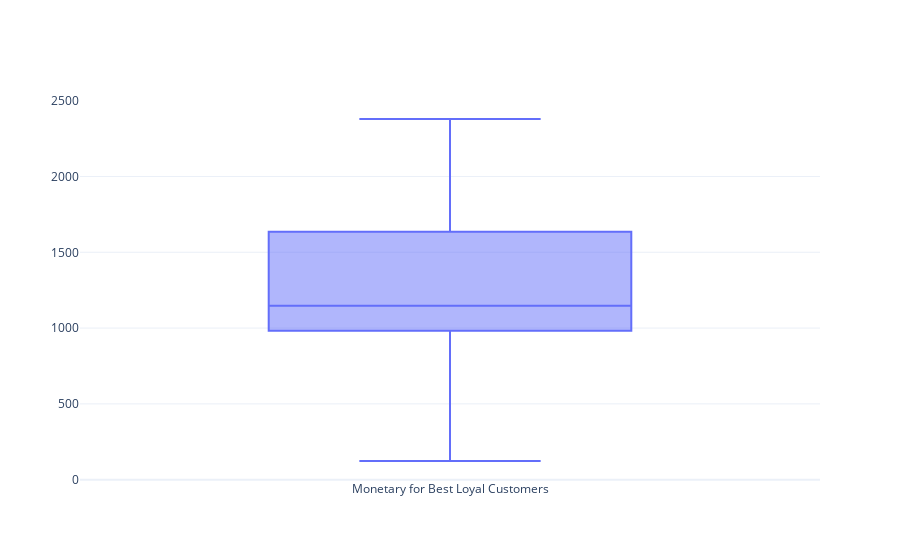

Source (notebook cell):
### Code cell
fig_4 = go.Figure()
fig_4.add_trace(go.Box(y=best_loyal_cust ['Monetary_Value'], name='Monetary for Best Loyal Customers'))
fig_4.show()
